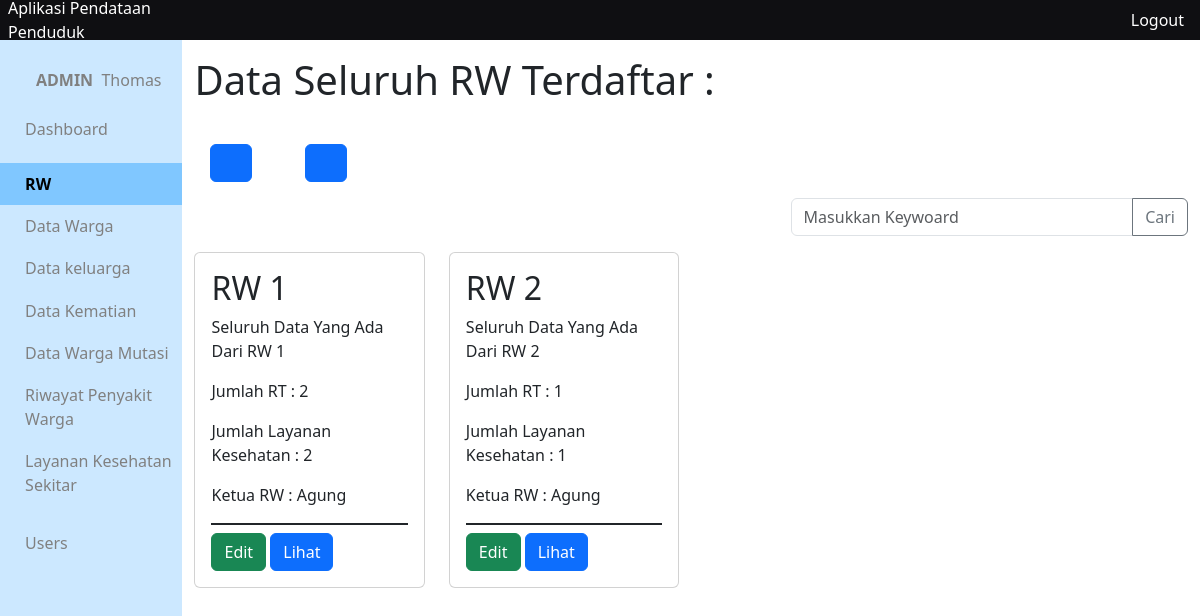
The page /app/views/rw/ (signed in) on the database its author committed.
### tables this page shows
CREATE TABLE `rw` (
  `no_rw` int(10) NOT NULL,
  `nik_ketua_rw` varchar(16) DEFAULT NULL,
  `created_at` timestamp NOT NULL DEFAULT current_timestamp(),
  `updated_at` timestamp NOT NULL DEFAULT current_timestamp()
);

CREATE TABLE `warga` (
  `nik_warga` varchar(16) NOT NULL,
  `no_kk` varchar(16) DEFAULT NULL,
  `status_kk` varchar(50) DEFAULT NULL,
  `nama_warga` varchar(300) DEFAULT NULL,
  `tempat_lahir` varchar(300) DEFAULT NULL,
  `tanggal_lahir` date DEFAULT NULL,
  `alamat_ktp` varchar(300) DEFAULT NULL,
  `alamat_tinggal` varchar(300) DEFAULT NULL,
  `no_rt` int(10) DEFAULT NULL,
  `no_rw` int(10) DEFAULT NULL,
  `agama` varchar(50) DEFAULT NULL,
  `pendidikan_terakhir` varchar(20) DEFAULT NULL,
  `pekerjaan` varchar(200) DEFAULT NULL,
  `jenis_kelamin` char(1) DEFAULT NULL,
  `status_perkawinan` varchar(15) DEFAULT NULL,
  `status_warga` varchar(10) DEFAULT NULL,
  `status_kehidupan` varchar(10) DEFAULT NULL,
  `kewarganegaraan` varchar(10) DEFAULT NULL,
  `gol_darah` char(2) DEFAULT NULL,
  `kontak` varchar(15) DEFAULT NULL,
  `id_adder` int(10) DEFAULT NULL,
  `id_updater` int(10) DEFAULT NULL,
  `created_at` timestamp NULL DEFAULT current_timestamp(),
  `updated_at` timestamp NULL DEFAULT current_timestamp()
);

### app/functions/rw/function-crud.php (called while the page is built, shortened)
<?php
require_once __DIR__."/../main-function.php";
function getAllRw(){
	$query = "SELECT * FROM rw";
	return query($query);
}
?>

### app/functions/main-function.php (called while the page is built, shortened)
<?php
$conn = mysqli_connect("localhost", "root", '', "data_penduduk");
function query($query)
{
	global $conn;
	$result = mysqli_query($conn, $query);
	$rows = [];
		while( $row = mysqli_fetch_assoc($result) ) {
			$rows[] = $row;
		}
	return $rows;
}

### app/functions/rt/function-crud.php (called while the page is built, shortened)
<?php
require_once __DIR__."/../main-function.php";
function getRtInRw($rw){
	$query = "SELECT * FROM rt WHERE no_rw = '$rw'";
	return query($query);
}
?>

### app/functions/layanan-kesehatan/function-crud.php (called while the page is built, shortened)
<?php
require_once __DIR__.'/../main-function.php';
function getKesehatanInRw($rw){
	$query = "SELECT * FROM layanan_kesehatan WHERE no_rw = '$rw'";
	return query($query);
}
 ?>

### app/functions/warga/function-crud.php (called while the page is built, shortened)
<?php
require_once __DIR__."/../main-function.php";
function cariWargaNIK($nik){
	$query = "SELECT * FROM warga WHERE nik_warga = '$nik' ";
	return query($query);
}
?>

### app/views/rw/index.php (the view, shortened to what this page needs)
<?php include_once '../layouts/header.php' ?>
<?php include_once '../layouts/side-bar.php' ?>
<?php require_once "../../functions/rw/function-crud.php" ?>
<?php require_once "../../functions/rt/function-crud.php" ?>
<?php require_once "../../functions/warga/function-crud.php" ?>
<?php require_once "../../functions/layanan-kesehatan/function-crud.php" ?>
<div class="container d-flex flex-wrap">
<div class="col mt-3">
<?php
$rw_all = getAllRw();
 ?>
<h1 class="mb-4">Data Seluruh RW Terdaftar : </h1>
	<?php require_once "../layouts/menu.php" ?>
	<?php include_once '../layouts/form-cari.php' ?>
	<div class="row overflow-auto overflow-x-hidden" style="height: 100%;">
	<?php foreach ($rw_all as $rw) : ?>
		<?php $ketua_rw = cariWargaNIK($rw['nik_ketua_rw']); ?>
		<div class="col-sm-3 mb-3 mb-sm-0">
    		<div class="card mb-4">
	     	  <div class="card-body">
	       		<h2 class="card-title">RW <?= $rw['no_rw'] ?></h2>
	       		<p class="card-text">Seluruh Data Yang Ada Dari RW <?= $rw['no_rw'] ?> </p>
	       		<?php $jumlah_rt_all = count(getRtInRw($rw['no_rw'])); ?>
				<?php $jumlah_kesehatan = count(getKesehatanInRw($rw['no_rw'])); ?>
				<p class="card-text">Jumlah RT : <?= $jumlah_rt_all ?></p>
				<p class="card-text">Jumlah Layanan Kesehatan : <?= $jumlah_kesehatan ?></p>
				<p class="card-text">
					Ketua RW :
					<?php if (empty($ketua_rw)) : ?>
						<div class="badge bg-danger text-wrap mb-3">Warning !</div><br>
						NIK ketua RW yang diinput <b>Tidak Terdaftar</b>, Silahkan Edit Data RW
					<?php else : ?>
						<?= $ketua_rw[0]['nama_warga'] ?>
					<?php endif; ?>
				</p>
				<div class="table-group-divider mb-2"></div>
	       		<a href="ubah.php?rw=<?= $rw['no_rw'] ?>&nik=<?= $rw['nik_ketua_rw'] ?>" class="btn btn-success">
	       			<ion-icon name="create-outline"></ion-icon>Edit
	       		</a>
	       		<a href="detail-rw.php?rw=<?= $rw['no_rw'] ?>" class="btn btn-primary">Lihat</a>
	      	  </div>
	    	</div>
	  	</div>
	<?php endforeach; ?>
	</div>
</div>
</div>
<?php include_once '../layouts/footer.php' ?>

### app/css/colors.css (style rules this page uses)
:root { --pink: #ecc6b3; --docks: #42506B; --haze: #C6CEFF; --fairy: #45E3FF; --rang1: #CCE8FF; --rang2: #B3DDFF; --rang3: #99D2FF; --rang4: #80C7FF; }

### app/css/style.css (style rules this page uses)
* { margin: 0; padding: 0; }
body { width: 100vw; height: 100vh; }

### rows shown on the page
rw: no_rw "1", jumlah_rt_all "2", jumlah_kesehatan "2", warga.nama_warga "Agung"
rw: no_rw "2", jumlah_rt_all "1", jumlah_kesehatan "1", warga.nama_warga "Agung"

### other values the page prints
$_SESSION['level'] "ADMIN"
$_SESSION['nama'] "Thomas"
